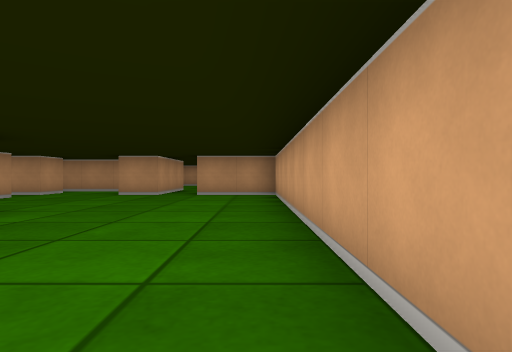
view 1 (above)

24 first-person views from a walk through a cub3D maze. The camera is about half as high as the walls, looks level and sees 75° across. The floor is counted in squares. Each view is taken from the middle of a square. On the plan, view 1 faces up. The plan holds only what a view shows up to about 9 squares ahead; the rest is blank.

view 2
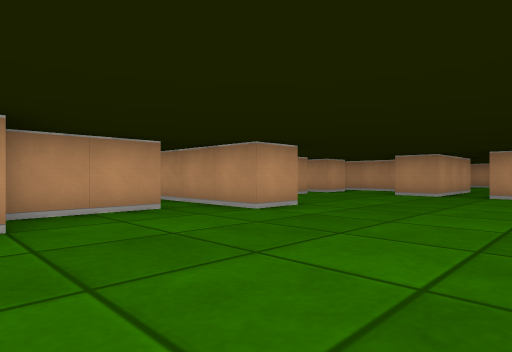

view 3
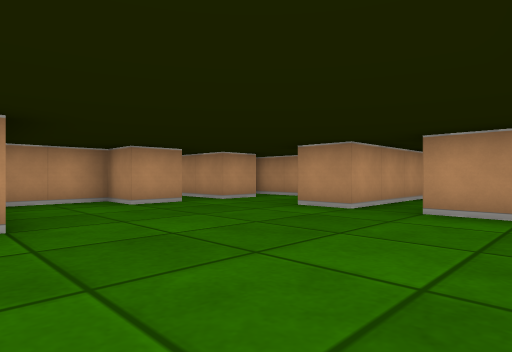

view 4
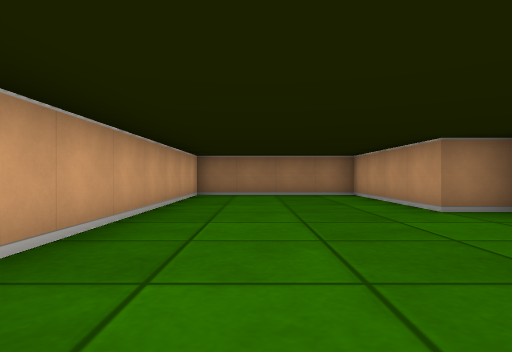

view 5
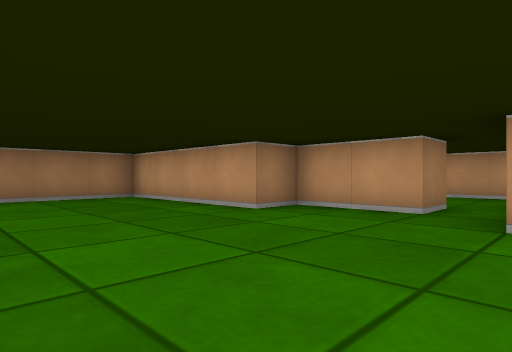

view 6
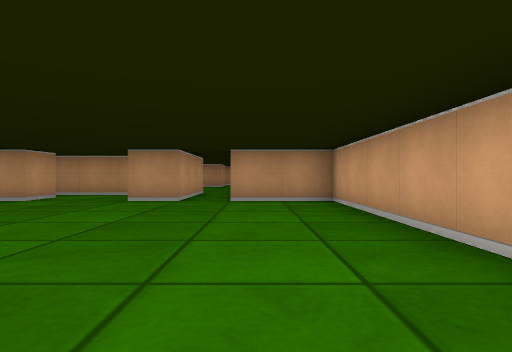

view 7
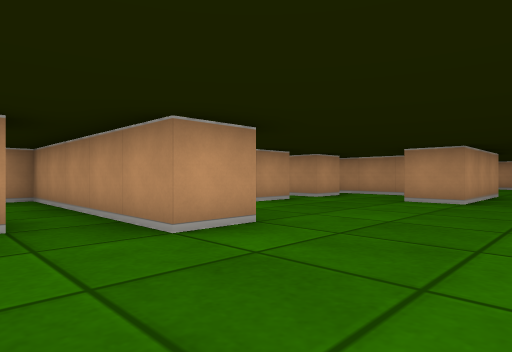

view 8
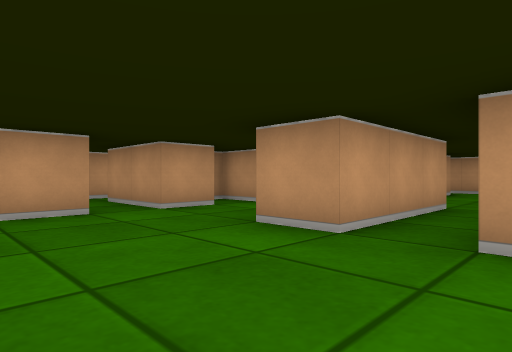

view 9
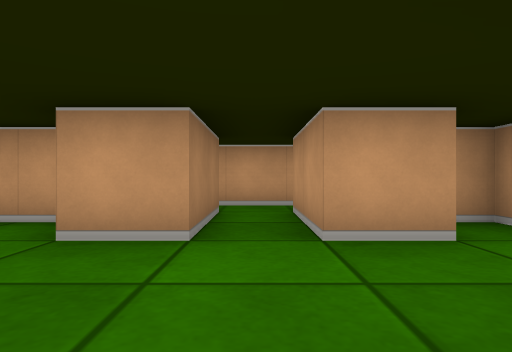

view 10
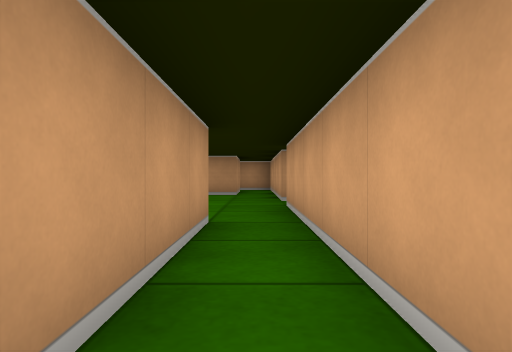

view 11
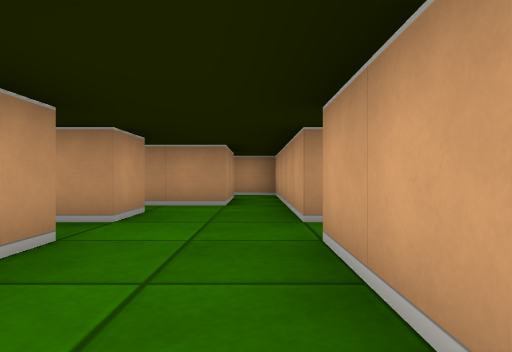

view 12
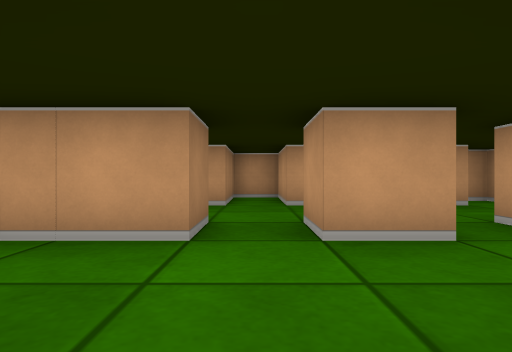

view 13
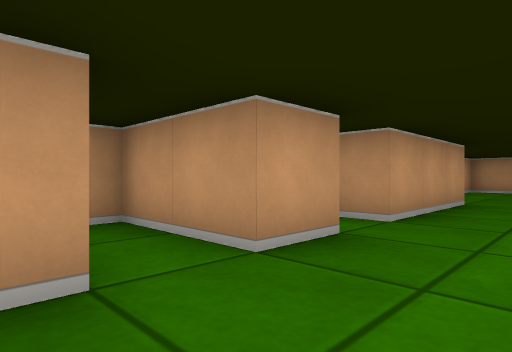

view 14
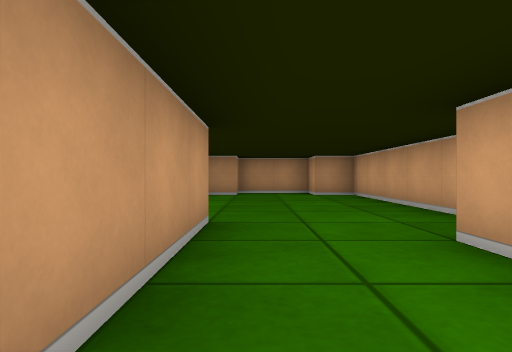

view 15
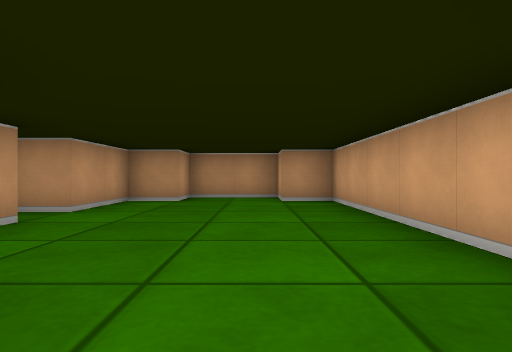

view 16
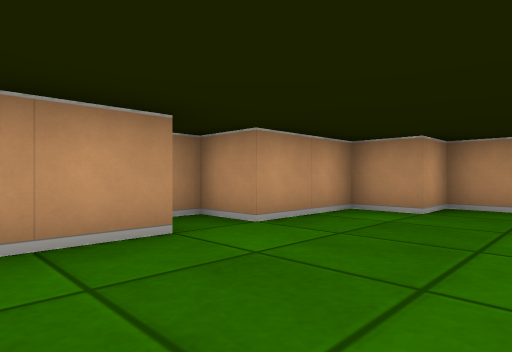

view 17
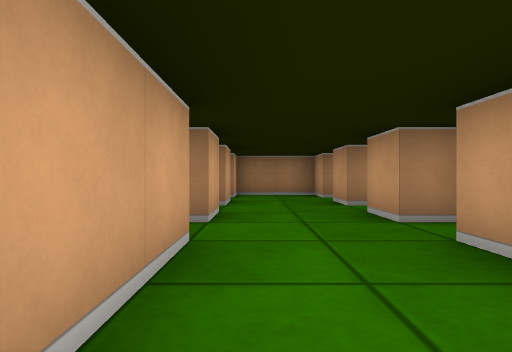

view 18
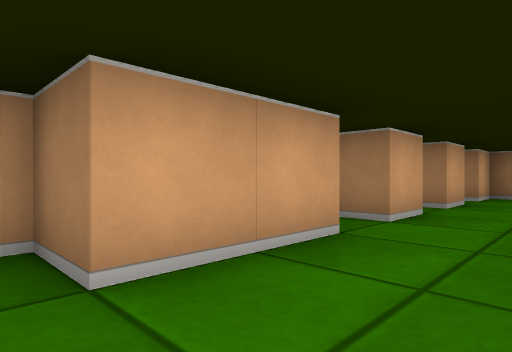

view 19
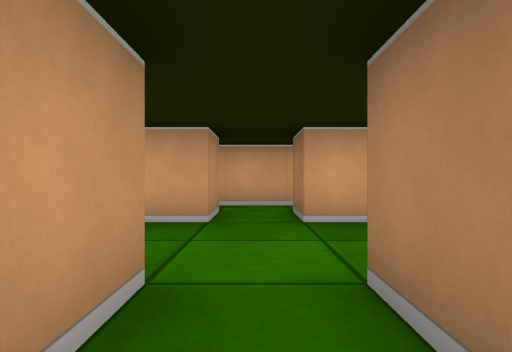

view 20
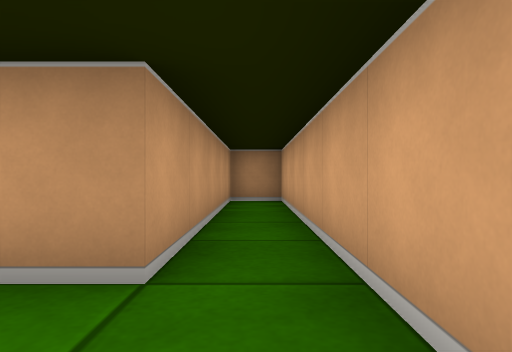

view 21
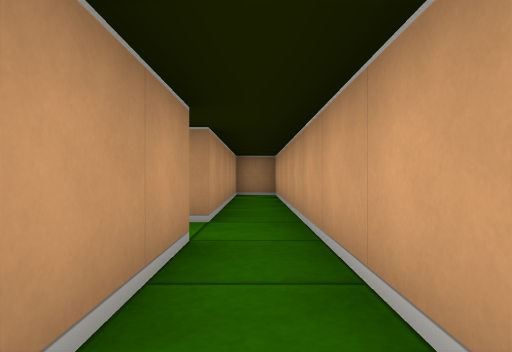

view 22
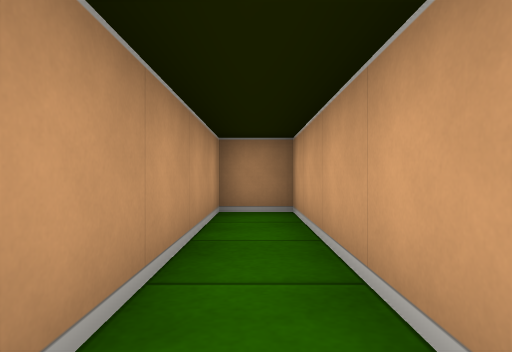

view 23
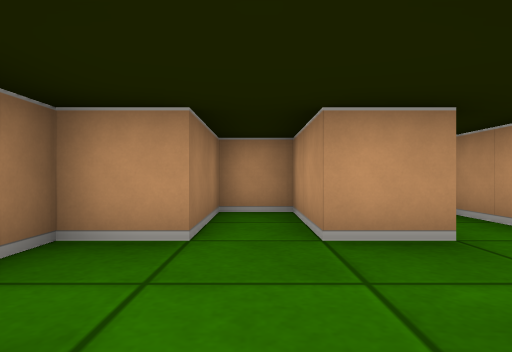

view 24
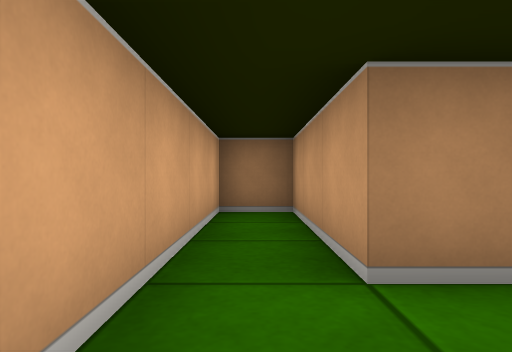

### Floor plan
Points are (right, up) in squares from view 1. A wall is a line through its corners. A room is listed if a view was taken in it or the views show most of it. See-through windows are left out.
Room 1 (views 1, 2, 3, 4, 5, 6, 7, 8, 9, 10)
walls: (-3.5, 4.5) (-3.5, 3.5) (-5.5, 3.5); (-5.5, 2.5) (-4.5, 2.5) (-4.5, 0.5) (-3.5, 0.5) (-3.5, -3.5) (0.5, -3.5) (0.5, 8.5) (-1.5, 8.5); (-2.5, 8.5) (-3.5, 8.5); (-7.5, 7.5) (-5.5, 7.5) (-5.5, 6.5) (-6.5, 6.5) (-6.5, 4.9); (-5.5, 9.6) (-5.5, 8.5) (-7.5, 8.5); (-4.2, 10.5) (-6.5, 10.5) (-6.5, 10)
ways out: opening at (-2, 8) to room 2; opening at (-6.5, 8); opening at (-5, 3)
Room 2 (views 11, 13, 14, 15, 16, 17, 18, 19, 23)
walls: (-4.5, 18.5) (-4.5, 20.5) (-3.5, 20.5) (-3.5, 26.5) (-4.5, 26.5) (-4.5, 27.2); (-7.1, 17.5) (-6.5, 17.5) (-6.5, 16.5) (-8.5, 16.5); (-6.5, 21.5) (-6.5, 18.5) (-7.5, 18.5); (-2.5, 16.5) (-4.5, 16.5) (-4.5, 17.5); (-6.5, 15.6) (-6.5, 14.5) (-8.5, 14.5) (-8.5, 13.5) (-6.5, 13.5) (-6.5, 12.5) (-4.5, 12.5) (-4.5, 13.5) (-3.5, 13.5) (-3.5, 12); (-3.5, 15.6) (-3.5, 14.5) (-4.5, 14.5) (-4.5, 15.5); (-7.5, 23.5) (-7.5, 22.2); (-1.5, 14.5) (-1.5, 16.5); (-2.5, 11.5) (-2.5, 8.5); (-4.4, 27.5) (-6.5, 27.5) (-6.5, 26.5) (-7.5, 26.5) (-7.5, 24.5) (-8.5, 24.5) (-8.5, 24); (-1.5, 8.5) (-1.5, 13.5)
ways out: opening at (-2, 8) to room 1; opening at (-1, 14) to room 3; opening at (-2, 17) to room 4
Room 3 (views 12, 20, 21, 22, 24)
walls: (-1.5, 13.5) (-0.5, 13.5) (-0.5, 10.5) (0.5, 10.5) (0.5, 19.5) (-0.5, 19.5) (-0.5, 14.5) (-1.5, 14.5)
ways out: opening at (-1, 14) to room 2
Room 4 (no view inside)
walls: (-2.5, 18.4) (-2.5, 16.5); (-1.5, 16.5) (-1.5, 19.5) (-2.6, 19.5)
ways out: opening at (-2, 17) to room 2

Positions as (right, up) in squares from view 1, and headings:
1: (0, 0), facing up
2: (0, 0), facing up-left
3: (0, 4), facing up-left
4: (-1, 5), facing down
5: (0, 4), facing down-left
6: (-1, 2), facing up
7: (-1, 2), facing up-left
8: (-1, 6), facing up-left
9: (-3, 8), facing left
10: (-2, 8), facing up
11: (-2, 11), facing up
12: (-1, 14), facing left
13: (-5, 15), facing up-left
14: (-6, 18), facing up
15: (-5, 20), facing up
16: (-5, 22), facing up-left
17: (-5, 21), facing down
18: (-6, 21), facing down-right
19: (-5, 14), facing right
20: (0, 13), facing up
21: (0, 11), facing up
22: (0, 15), facing up
23: (-4, 14), facing left
24: (0, 15), facing down
